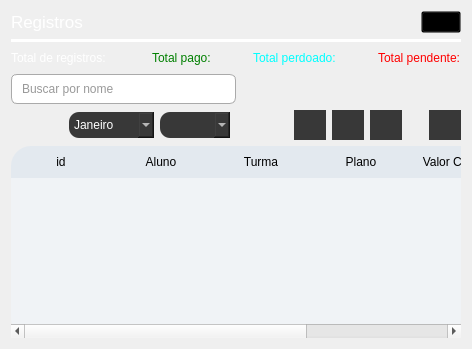
      <widget class="QWidget" name="page_records">
       <layout class="QVBoxLayout" name="verticalLayout_6">
        <item>
         <layout class="QHBoxLayout" name="horizontalLayout_6">
          <item>
           <widget class="QLabel" name="label_manage_students_2">
            <property name="font">
             <font>
              <pointsize>13</pointsize>
             </font>
            </property>
            <property name="styleSheet">
             <string notr="true">color: rgb(255, 255, 255);</string>
            </property>
            <property name="text">
             <string>Registros</string>
            </property>
           </widget>
          </item>
          <item>
           <spacer name="horizontalSpacer_2">
            <property name="orientation">
             <enum>Qt::Orientation::Horizontal</enum>
            </property>
            <property name="sizeHint" stdset="0">
             <size>
              <width>40</width>
              <height>20</height>
             </size>
            </property>
           </spacer>
          </item>
          <item>
           <widget class="QPushButton" name="btn_reload_records">
            <property name="toolTip">
             <string>Recarregar página</string>
            </property>
            <property name="styleSheet">
             <string notr="true">background-color: transparent;</string>
            </property>
            <property name="text">
             <string/>
            </property>
            <property name="icon">
             <iconset>
              <normaloff>../../icons/refresh_white.png</normaloff>../../icons/refresh_white.png</iconset>
            </property>
           </widget>
          </item>
         </layout>
        </item>
        <item>
         <widget class="Line" name="line_manage__students_2">
          <property name="styleSheet">
           <string notr="true"> border: none;
                        background: rgb(255, 255, 255);</string>
          </property>
          <property name="orientation">
           <enum>Qt::Orientation::Horizontal</enum>
          </property>
         </widget>
        </item>
        <item>
         <layout class="QHBoxLayout" name="horizontalLayout">
          <item>
           <widget class="QLabel" name="label_record_total_records">
            <property name="styleSheet">
             <string notr="true">color: rgb(255, 255, 255);</string>
            </property>
            <property name="text">
             <string>Total de registros:</string>
            </property>
           </widget>
          </item>
          <item>
           <spacer name="horizontalSpacer">
            <property name="orientation">
             <enum>Qt::Orientation::Horizontal</enum>
            </property>
            <property name="sizeHint" stdset="0">
             <size>
              <width>40</width>
              <height>20</height>
             </size>
            </property>
           </spacer>
          </item>
          <item>
           <widget class="QLabel" name="label_total_payment_done">
            <property name="styleSheet">
             <string notr="true">color: green;</string>
            </property>
            <property name="text">
             <string>Total pago:</string>
            </property>
           </widget>
          </item>
          <item>
           <widget class="QLabel" name="label_4">
            <property name="minimumSize">
             <size>
              <width>30</width>
              <height>0</height>
             </size>
            </property>
            <property name="text">
             <string/>
            </property>
           </widget>
          </item>
          <item>
           <widget class="QLabel" name="label_3">
            <property name="styleSheet">
             <string notr="true">color: rgb(0, 255, 255);</string>
            </property>
            <property name="text">
             <string>Total perdoado:</string>
            </property>
           </widget>
          </item>
          <item>
           <widget class="QLabel" name="label_5">
            <property name="minimumSize">
             <size>
              <width>30</width>
              <height>0</height>
             </size>
            </property>
            <property name="text">
             <string/>
            </property>
           </widget>
          </item>
          <item>
           <widget class="QLabel" name="label_total_payment_pedding">
            <property name="styleSheet">
             <string notr="true">color: red;</string>
            </property>
            <property name="text">
             <string>Total pendente:</string>
            </property>
           </widget>
          </item>
         </layout>
        </item>
        <item>
         <layout class="QHBoxLayout" name="horizontalLayout_13">
          <item>
           <layout class="QVBoxLayout" name="layout_filter_records"/>
          </item>
          <item>
           <widget class="QLineEdit" name="records_search_by_name">
            <property name="minimumSize">
             <size>
              <width>0</width>
              <height>30</height>
             </size>
            </property>
            <property name="maximumSize">
             <size>
              <width>250</width>
              <height>16777215</height>
             </size>
            </property>
            <property name="styleSheet">
             <string notr="true">QLineEdit {
    border: 1px solid #aaa;
    border-radius: 6px;
    padding: 4px 8px;
    background: #ffffff;
    color: #333333;
}
</string>
            </property>
            <property name="placeholderText">
             <string>Buscar por nome</string>
            </property>
           </widget>
          </item>
          <item>
           <spacer name="horizontalSpacer_16">
            <property name="orientation">
             <enum>Qt::Orientation::Horizontal</enum>
            </property>
            <property name="sizeHint" stdset="0">
             <size>
              <width>40</width>
              <height>20</height>
             </size>
            </property>
           </spacer>
          </item>
         </layout>
        </item>
        <item>
         <layout class="QHBoxLayout" name="horizontalLayout_4">
          <item>
           <spacer name="horizontalSpacer_14">
            <property name="orientation">
             <enum>Qt::Orientation::Horizontal</enum>
            </property>
            <property name="sizeHint" stdset="0">
             <size>
              <width>40</width>
              <height>20</height>
             </size>
            </property>
           </spacer>
          </item>
          <item>
           <widget class="QComboBox" name="comboBox_month">
            <property name="styleSheet">
             <string notr="true">            QComboBox {
    background: #383838;
    color: #ffffff;
    border-radius: 10px;
    padding: 5px;
}

QComboBox QAbstractItemView {
    color: #ffffff;
    background: #383838;
}

/* ComboBox desabilitada */
QComboBox:disabled {
    background: #2b2b2b;
    color: #777777;
}

/* Itens desabilitados */
QComboBox QAbstractItemView::item:disabled {
    background: #2b2b2b;
    color: #777777;
}

/* Item selecionado mas desabilitado */
QComboBox QAbstractItemView::item:selected:disabled {
    background: #303030;
}</string>
            </property>
            <item>
             <property name="text">
              <string>Janeiro</string>
             </property>
            </item>
            <item>
             <property name="text">
              <string>Fevereiro</string>
             </property>
            </item>
            <item>
             <property name="text">
              <string>Março</string>
             </property>
            </item>
            <item>
             <property name="text">
              <string>Abril</string>
             </property>
            </item>
            <item>
             <property name="text">
              <string>Maio</string>
             </property>
            </item>
            <item>
             <property name="text">
              <string>Junho</string>
             </property>
            </item>
            <item>
             <property name="text">
              <string>Julho</string>
             </property>
            </item>
            <item>
             <property name="text">
              <string>Agosto</string>
             </property>
            </item>
            <item>
             <property name="text">
              <string>Setembro</string>
             </property>
            </item>
            <item>
             <property name="text">
              <string>Outubro</string>
             </property>
            </item>
            <item>
             <property name="text">
              <string>Novembro</string>
             </property>
            </item>
            <item>
             <property name="text">
              <string>Dezembro</string>
             </property>
            </item>
           </widget>
          </item>
          <item>
           <widget class="QComboBox" name="comboBox_year">
            <property name="styleSheet">
             <string notr="true">            QComboBox {
    background: #383838;
    color: #ffffff;
    border-radius: 10px;
    padding: 5px;
}

QComboBox QAbstractItemView {
    color: #ffffff;
    background: #383838;
}

/* ComboBox desabilitada */
QComboBox:disabled {
    background: #2b2b2b;
    color: #777777;
}

/* Itens desabilitados */
QComboBox QAbstractItemView::item:disabled {
    background: #2b2b2b;
    color: #777777;
}

/* Item selecionado mas desabilitado */
QComboBox QAbstractItemView::item:selected:disabled {
    background: #303030;
}</string>
            </property>
           </widget>
          </item>
          <item>
           <spacer name="horizontalSpacer_15">
            <property name="orientation">
             <enum>Qt::Orientation::Horizontal</enum>
            </property>
            <property name="sizeHint" stdset="0">
             <size>
              <width>40</width>
              <height>20</height>
             </size>
            </property>
           </spacer>
          </item>
          <item>
           <widget class="QPushButton" name="btn_money_on">
            <property name="minimumSize">
             <size>
              <width>30</width>
              <height>30</height>
             </size>
            </property>
            <property name="toolTip">
             <string>Definir como &quot;Pago&quot;</string>
            </property>
            <property name="styleSheet">
             <string notr="true">QPushButton {

                            background: #383838;
                            color: white;
                            border-radius: 100px;
                            }

                            QPushButton:hover {
                            background-color: #303030;
                            color: white;
                            }

                            QPushButton:disabled{
                            background-color: rgb(222, 222, 222);
                            }</string>
            </property>
            <property name="text">
             <string/>
            </property>
            <property name="icon">
             <iconset>
              <normaloff>../../icons/money.png</normaloff>../../icons/money.png</iconset>
            </property>
           </widget>
          </item>
          <item>
           <widget class="QPushButton" name="btn_money_forgiven">
            <property name="minimumSize">
             <size>
              <width>30</width>
              <height>30</height>
             </size>
            </property>
            <property name="toolTip">
             <string>Definir como &quot;Perdoado&quot;</string>
            </property>
            <property name="styleSheet">
             <string notr="true">QPushButton {

                            background: #383838;
                            color: white;
                            border-radius: 100px;
                            }

                            QPushButton:hover {
                            background-color: #303030;
                            color: white;
                            }

                            QPushButton:disabled{
                            background-color: rgb(222, 222, 222);
                            }</string>
            </property>
            <property name="text">
             <string/>
            </property>
            <property name="icon">
             <iconset>
              <normaloff>../../icons/money_forgiven.png</normaloff>../../icons/money_forgiven.png</iconset>
            </property>
           </widget>
          </item>
          <item>
           <widget class="QPushButton" name="btn_money_off">
            <property name="minimumSize">
             <size>
              <width>30</width>
              <height>30</height>
             </size>
            </property>
            <property name="toolTip">
             <string>Definir como &quot;Pendente&quot;</string>
            </property>
            <property name="styleSheet">
             <string notr="true">QPushButton {

                            background: #383838;
                            color: white;
                            border-radius: 100px;
                            }

                            QPushButton:hover {
                            background-color: #303030;
                            color: white;
                            }

                            QPushButton:disabled{
                            background-color: rgb(222, 222, 222);
                            }</string>
            </property>
            <property name="text">
             <string/>
            </property>
            <property name="icon">
             <iconset>
              <normaloff>../../icons/un_money_money.png</normaloff>../../icons/un_money_money.png</iconset>
            </property>
           </widget>
          </item>
          <item>
           <widget class="QLabel" name="label_2">
            <property name="minimumSize">
             <size>
              <width>15</width>
              <height>0</height>
             </size>
            </property>
            <property name="text">
             <string/>
            </property>
           </widget>
          </item>
          <item>
           <widget class="QPushButton" name="btn_whatsapp">
            <property name="minimumSize">
             <size>
              <width>30</width>
              <height>30</height>
             </size>
            </property>
            <property name="toolTip">
             <string>Enviar mensagem de cobrança</string>
            </property>
            <property name="styleSheet">
             <string notr="true">QPushButton {

                            background: #383838;
                            color: white;
                            border-radius: 100px;
                            }

                            QPushButton:hover {
                            background-color: #303030;
                            color: white;
                            }

                            QPushButton:disabled{
                            background-color: rgb(222, 222, 222);
                            }</string>
            </property>
            <property name="text">
             <string/>
            </property>
            <property name="icon">
             <iconset>
              <normaloff>../../icons/whatsapp.png</normaloff>../../icons/whatsapp.png</iconset>
            </property>
           </widget>
          </item>
         </layout>
        </item>
        <item>
         <widget class="QTableWidget" name="table_payment_records">
          <property name="minimumSize">
           <size>
            <width>0</width>
            <height>0</height>
           </size>
          </property>
          <property name="styleSheet">
           <string notr="true">QTableWidget{
                                background: #F0F3F6;
                                border: none;
                                border-radius: 20px;
                                selection-background-color: #d5e3f2;
                                selection-color: inherit;
                                }

                                QHeaderView::section {
                                background-color: #E3E9EF;
                                border: none;
                                height: 32px;
                                }

                                QHeaderView::section:first {
                                border-top-left-radius: 20px;
                                }


                                QHeaderView::section:last {
                                border-top-right-radius: 20px;
                                }
                              </string>
          </property>
          <property name="editTriggers">
           <set>QAbstractItemView::EditTrigger::NoEditTriggers</set>
          </property>
          <property name="selectionMode">
           <enum>QAbstractItemView::SelectionMode::SingleSelection</enum>
          </property>
          <property name="selectionBehavior">
           <enum>QAbstractItemView::SelectionBehavior::SelectRows</enum>
          </property>
          <attribute name="horizontalHeaderStretchLastSection">
           <bool>true</bool>
          </attribute>
          <attribute name="verticalHeaderVisible">
           <bool>false</bool>
          </attribute>
          <attribute name="verticalHeaderDefaultSectionSize">
           <number>45</number>
          </attribute>
          <column>
           <property name="text">
            <string>id</string>
           </property>
          </column>
          <column>
           <property name="text">
            <string>Aluno</string>
           </property>
          </column>
          <column>
           <property name="text">
            <string>Turma</string>
           </property>
          </column>
          <column>
           <property name="text">
            <string>Plano</string>
           </property>
          </column>
          <column>
           <property name="text">
            <string>Valor Cobrado</string>
           </property>
          </column>
          <column>
           <property name="text">
            <string>Status do Pagamento</string>
           </property>
          </column>
         </widget>
        </item>
       </layout>
      </widget>
